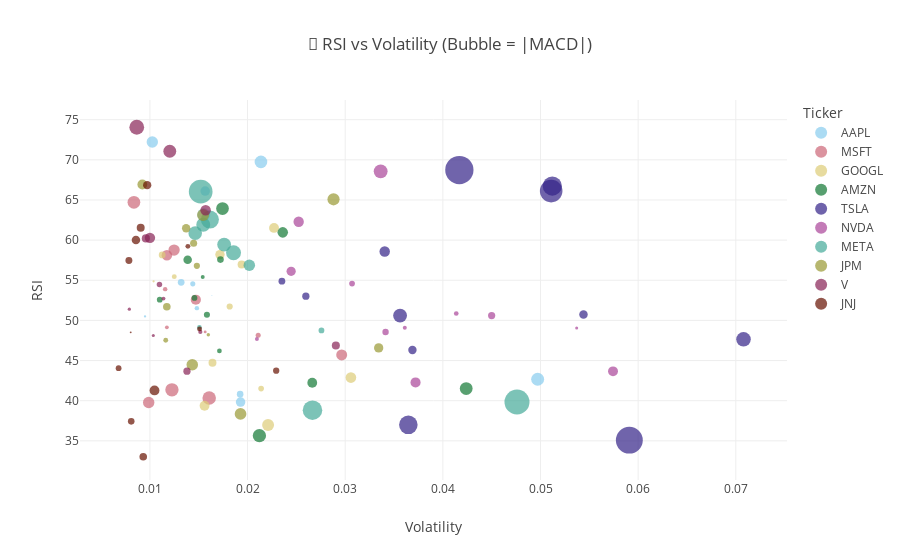

Notebook cell for this chart:
### Code cell
import plotly.express as px

fig = px.scatter(df,
                 x='Volatility',
                 y='momentum_rsi',
                 size=df['trend_macd'].abs(),
                 color='Ticker',
                 color_discrete_sequence=px.colors.qualitative.Safe,
                 hover_data=['Month'],
                 title='🔵 RSI vs Volatility (Bubble = |MACD|)')
fig.update_layout(xaxis_title='Volatility', yaxis_title='RSI')
fig.show()

### Figure 1 — Plotly figure (JSON) as saved in the notebook; plotly's stock layout.template omitted (floating-point values rounded to 4 significant figures)
{"data": [{"customdata": [["2024-05-01"], ["2024-06-01"], ["2024-07-01"], ["2024-08-01"], ["2024-09-01"], ["2024-10-01"], ["2024-11-01"], ["2024-12-01"], ["2025-01-01"], ["2025-02-01"], ["2025-03-01"], ["2025-04-01"]], "hovertemplate": "Ticker=AAPL<br>Volatility=%{x}<br>momentum_rsi=%{y}<br>size=%{marker.size}<br>Month=%{customdata[0]}<extra></extra>", "legendgroup": "AAPL", "marker": {"color": "rgb(136, 204, 238)", "size": [3.457, 6.08, 6.331, 0.9949, 0.7615, 1.723, 0.202, 4.935, 1.652, 0.03261, 3.452, 6.407], "sizemode": "area", "sizeref": 0.07632, "symbol": "circle"}, "mode": "markers", "name": "AAPL", "orientation": "v", "showlegend": true, "type": "scatter", "x": [0.01566, 0.02137, 0.01551, 0.01439, 0.01481, 0.0132, 0.009501, 0.01024, 0.01924, 0.01635, 0.01929, 0.04971], "xaxis": "x", "y": [66.11, 69.75, 63.16, 54.55, 51.53, 54.75, 50.5, 72.21, 40.81, 53.09, 39.83, 42.67], "yaxis": "y"}, {"customdata": [["2024-05-01"], ["2024-06-01"], ["2024-07-01"], ["2024-08-01"], ["2024-09-01"], ["2024-10-01"], ["2024-11-01"], ["2024-12-01"], ["2025-01-01"], ["2025-02-01"], ["2025-03-01"], ["2025-04-01"]], "hovertemplate": "Ticker=MSFT<br>Volatility=%{x}<br>momentum_rsi=%{y}<br>size=%{marker.size}<br>Month=%{customdata[0]}<extra></extra>", "legendgroup": "MSFT", "marker": {"color": "rgb(204, 102, 119)", "size": [4.252, 6.162, 3.975, 6.752, 0.7448, 0.3265, 0.5425, 4.832, 0.9598, 4.971, 6.934, 4.565], "sizemode": "area", "sizeref": 0.07632, "symbol": "circle"}, "mode": "markers", "name": "MSFT", "orientation": "v", "showlegend": true, "type": "scatter", "x": [0.01174, 0.008363, 0.0147, 0.01226, 0.01156, 0.01566, 0.01174, 0.01248, 0.02109, 0.009875, 0.01607, 0.02964], "xaxis": "x", "y": [58.11, 64.71, 52.58, 41.36, 53.89, 48.57, 49.14, 58.76, 48.16, 39.78, 40.33, 45.7], "yaxis": "y"}, {"customdata": [["2024-05-01"], ["2024-06-01"], ["2024-07-01"], ["2024-08-01"], ["2024-09-01"], ["2024-10-01"], ["2024-11-01"], ["2024-12-01"], ["2025-01-01"], ["2025-02-01"], ["2025-03-01"], ["2025-04-01"]], "hovertemplate": "Ticker=GOOGL<br>Volatility=%{x}<br>momentum_rsi=%{y}<br>size=%{marker.size}<br>Month=%{customdata[0]}<extra></extra>", "legendgroup": "GOOGL", "marker": {"color": "rgb(221, 204, 119)", "size": [0.1871, 1.785, 1.441, 3.71, 2.401, 0.9069, 2.467, 3.743, 3.381, 1.223, 5.449, 4.302], "sizemode": "area", "sizeref": 0.07632, "symbol": "circle"}, "mode": "markers", "name": "GOOGL", "orientation": "v", "showlegend": true, "type": "scatter", "x": [0.01038, 0.01126, 0.01817, 0.0156, 0.01641, 0.01249, 0.01939, 0.02271, 0.01718, 0.02139, 0.0221, 0.03058], "xaxis": "x", "y": [54.87, 58.16, 51.73, 39.37, 44.72, 55.45, 56.95, 61.52, 58.2, 41.51, 36.97, 42.88], "yaxis": "y"}, {"customdata": [["2024-05-01"], ["2024-06-01"], ["2024-07-01"], ["2024-08-01"], ["2024-09-01"], ["2024-10-01"], ["2024-11-01"], ["2024-12-01"], ["2025-01-01"], ["2025-02-01"], ["2025-03-01"], ["2025-04-01"]], "hovertemplate": "Ticker=AMZN<br>Volatility=%{x}<br>momentum_rsi=%{y}<br>size=%{marker.size}<br>Month=%{customdata[0]}<extra></extra>", "legendgroup": "AMZN", "marker": {"color": "rgb(17, 119, 51)", "size": [1.255, 0.597, 1.407, 3.661, 1.697, 1.277, 4.22, 6.162, 2.78, 0.8549, 6.746, 6.292], "sizemode": "area", "sizeref": 0.07632, "symbol": "circle"}, "mode": "markers", "name": "AMZN", "orientation": "v", "showlegend": true, "type": "scatter", "x": [0.01101, 0.01541, 0.01584, 0.02662, 0.01723, 0.01456, 0.02361, 0.01744, 0.01387, 0.01712, 0.02121, 0.04239], "xaxis": "x", "y": [52.58, 55.41, 50.71, 42.23, 57.57, 52.79, 60.97, 63.93, 57.57, 46.19, 35.65, 41.51], "yaxis": "y"}, {"customdata": [["2024-05-01"], ["2024-06-01"], ["2024-07-01"], ["2024-08-01"], ["2024-09-01"], ["2024-10-01"], ["2024-11-01"], ["2024-12-01"], ["2025-01-01"], ["2025-02-01"], ["2025-03-01"], ["2025-04-01"]], "hovertemplate": "Ticker=TSLA<br>Volatility=%{x}<br>momentum_rsi=%{y}<br>size=%{marker.size}<br>Month=%{customdata[0]}<extra></extra>", "legendgroup": "TSLA", "marker": {"color": "rgb(51, 34, 136)", "size": [2.024, 1.757, 14.15, 2.702, 4.157, 2.745, 19.48, 30.53, 7.317, 13.1, 27.57, 8.08], "sizemode": "area", "sizeref": 0.07632, "symbol": "circle"}, "mode": "markers", "name": "TSLA", "orientation": "v", "showlegend": true, "type": "scatter", "x": [0.02597, 0.02352, 0.0512, 0.03688, 0.03404, 0.0544, 0.05109, 0.04169, 0.03562, 0.03647, 0.0591, 0.07079], "xaxis": "x", "y": [53.02, 54.89, 66.74, 46.32, 58.58, 50.73, 66.11, 68.73, 50.6, 36.99, 35.08, 47.65], "yaxis": "y"}, {"customdata": [["2024-05-01"], ["2024-06-01"], ["2024-07-01"], ["2024-08-01"], ["2024-09-01"], ["2024-10-01"], ["2024-11-01"], ["2024-12-01"], ["2025-01-01"], ["2025-02-01"], ["2025-03-01"], ["2025-04-01"]], "hovertemplate": "Ticker=NVDA<br>Volatility=%{x}<br>momentum_rsi=%{y}<br>size=%{marker.size}<br>Month=%{customdata[0]}<extra></extra>", "legendgroup": "NVDA", "marker": {"color": "rgb(170, 68, 153)", "size": [1.239, 7.34, 1.977, 0.8351, 0.6101, 4.119, 3.264, 0.5876, 0.3547, 1.574, 3.923, 3.753], "sizemode": "area", "sizeref": 0.07632, "symbol": "circle"}, "mode": "markers", "name": "NVDA", "orientation": "v", "showlegend": true, "type": "scatter", "x": [0.0307, 0.03363, 0.045, 0.04137, 0.0361, 0.02523, 0.02446, 0.02096, 0.0537, 0.03413, 0.0372, 0.05742], "xaxis": "x", "y": [54.59, 68.56, 50.6, 50.86, 49.08, 62.28, 56.11, 47.68, 49.06, 48.56, 42.27, 43.65], "yaxis": "y"}, {"customdata": [["2024-05-01"], ["2024-06-01"], ["2024-07-01"], ["2024-08-01"], ["2024-09-01"], ["2024-10-01"], ["2024-11-01"], ["2024-12-01"], ["2025-01-01"], ["2025-02-01"], ["2025-03-01"], ["2025-04-01"]], "hovertemplate": "Ticker=META<br>Volatility=%{x}<br>momentum_rsi=%{y}<br>size=%{marker.size}<br>Month=%{customdata[0]}<extra></extra>", "legendgroup": "META", "marker": {"color": "rgb(68, 170, 153)", "size": [0.0009975, 7.44, 1.267, 5.031, 7.032, 12.48, 0.8373, 8.501, 7.304, 21.42, 14.57, 23.91], "sizemode": "area", "sizeref": 0.07632, "symbol": "circle"}, "mode": "markers", "name": "META", "orientation": "v", "showlegend": true, "type": "scatter", "x": [0.01385, 0.01546, 0.02757, 0.02018, 0.01464, 0.01614, 0.01507, 0.01857, 0.0176, 0.0152, 0.02665, 0.04759], "xaxis": "x", "y": [50.97, 61.91, 48.75, 56.88, 60.87, 62.57, 49.13, 58.42, 59.45, 66.04, 38.82, 39.84], "yaxis": "y"}, {"customdata": [["2024-05-01"], ["2024-06-01"], ["2024-07-01"], ["2024-08-01"], ["2024-09-01"], ["2024-10-01"], ["2024-11-01"], ["2024-12-01"], ["2025-01-01"], ["2025-02-01"], ["2025-03-01"], ["2025-04-01"]], "hovertemplate": "Ticker=JPM<br>Volatility=%{x}<br>momentum_rsi=%{y}<br>size=%{marker.size}<br>Month=%{customdata[0]}<extra></extra>", "legendgroup": "JPM", "marker": {"color": "rgb(153, 153, 51)", "size": [5.09, 0.8941, 2.666, 1.456, 0.4521, 1.923, 5.648, 2.22, 3.663, 5.583, 5.202, 3.295], "sizemode": "area", "sizeref": 0.07632, "symbol": "circle"}, "mode": "markers", "name": "JPM", "orientation": "v", "showlegend": true, "type": "scatter", "x": [0.01434, 0.01162, 0.01371, 0.01481, 0.01598, 0.01448, 0.0288, 0.01173, 0.009224, 0.01545, 0.01928, 0.03343], "xaxis": "x", "y": [44.47, 47.53, 61.47, 56.8, 48.21, 59.61, 65.08, 51.7, 66.93, 63.12, 38.35, 46.58], "yaxis": "y"}, {"customdata": [["2024-05-01"], ["2024-06-01"], ["2024-07-01"], ["2024-08-01"], ["2024-09-01"], ["2024-10-01"], ["2024-11-01"], ["2024-12-01"], ["2025-01-01"], ["2025-02-01"], ["2025-03-01"], ["2025-04-01"]], "hovertemplate": "Ticker=V<br>Volatility=%{x}<br>momentum_rsi=%{y}<br>size=%{marker.size}<br>Month=%{customdata[0]}<extra></extra>", "legendgroup": "V", "marker": {"color": "rgb(136, 34, 85)", "size": [0.4114, 0.3521, 2.01, 0.5871, 4.226, 1.148, 6.313, 4.139, 2.522, 8.339, 0.6675, 2.471], "sizemode": "area", "sizeref": 0.07632, "symbol": "circle"}, "mode": "markers", "name": "V", "orientation": "v", "showlegend": true, "type": "scatter", "x": [0.007895, 0.01035, 0.0138, 0.01139, 0.01571, 0.01098, 0.01204, 0.01, 0.009585, 0.008654, 0.01516, 0.02904], "xaxis": "x", "y": [51.4, 48.12, 43.68, 52.72, 63.72, 54.47, 71.07, 60.28, 60.21, 74.06, 48.56, 46.88], "yaxis": "y"}, {"customdata": [["2024-05-01"], ["2024-06-01"], ["2024-07-01"], ["2024-08-01"], ["2024-09-01"], ["2024-10-01"], ["2024-11-01"], ["2024-12-01"], ["2025-01-01"], ["2025-02-01"], ["2025-03-01"], ["2025-04-01"]], "hovertemplate": "Ticker=JNJ<br>Volatility=%{x}<br>momentum_rsi=%{y}<br>size=%{marker.size}<br>Month=%{customdata[0]}<extra></extra>", "legendgroup": "JNJ", "marker": {"color": "rgb(102, 17, 0)", "size": [3.711, 1.293, 0.914, 2.414, 1.843, 0.1383, 1.648, 2.21, 0.9032, 2.635, 2.76, 1.505], "sizemode": "area", "sizeref": 0.07632, "symbol": "circle"}, "mode": "markers", "name": "JNJ", "orientation": "v", "showlegend": true, "type": "scatter", "x": [0.01047, 0.006795, 0.01389, 0.009057, 0.007849, 0.008034, 0.008087, 0.009318, 0.01508, 0.009723, 0.00857, 0.02293], "xaxis": "x", "y": [41.28, 44.05, 59.22, 61.53, 57.46, 48.51, 37.43, 33.02, 48.94, 66.85, 60.02, 43.74], "yaxis": "y"}], "layout": {"legend": {"itemsizing": "constant", "title": {"text": "Ticker"}, "tracegroupgap": 0}, "title": {"text": "🔵 RSI vs Volatility (Bubble = |MACD|)"}, "xaxis": {"anchor": "y", "domain": [0, 1], "title": {"text": "Volatility"}}, "yaxis": {"anchor": "x", "domain": [0, 1], "title": {"text": "RSI"}}}}
